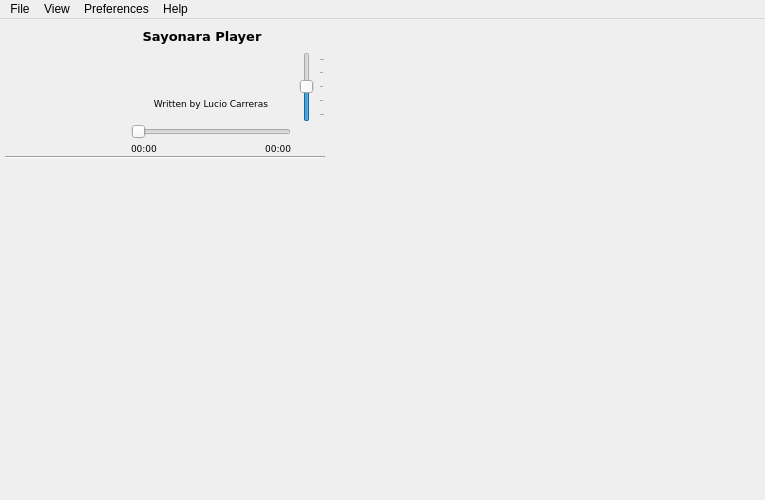
<?xml version="1.0" encoding="UTF-8"?>
<ui version="4.0">
 <class>SimplePlayer</class>
 <widget class="QMainWindow" name="SimplePlayer">
  <property name="geometry">
   <rect>
    <x>0</x>
    <y>0</y>
    <width>765</width>
    <height>500</height>
   </rect>
  </property>
  <property name="minimumSize">
   <size>
    <width>350</width>
    <height>350</height>
   </size>
  </property>
  <property name="maximumSize">
   <size>
    <width>2000</width>
    <height>2000</height>
   </size>
  </property>
  <property name="focusPolicy">
   <enum>Qt::StrongFocus</enum>
  </property>
  <property name="windowTitle">
   <string>MainWindow</string>
  </property>
  <property name="windowIcon">
   <iconset>
    <normaloff>../../.designer/backup/icons/play.png</normaloff>../../.designer/backup/icons/play.png</iconset>
  </property>
  <property name="toolButtonStyle">
   <enum>Qt::ToolButtonIconOnly</enum>
  </property>
  <property name="documentMode">
   <bool>false</bool>
  </property>
  <property name="unifiedTitleAndToolBarOnMac">
   <bool>true</bool>
  </property>
  <widget class="QWidget" name="centralwidget">
   <property name="minimumSize">
    <size>
     <width>100</width>
     <height>177</height>
    </size>
   </property>
   <layout class="QGridLayout" name="gridLayout">
    <property name="sizeConstraint">
     <enum>QLayout::SetDefaultConstraint</enum>
    </property>
    <property name="leftMargin">
     <number>5</number>
    </property>
    <property name="topMargin">
     <number>3</number>
    </property>
    <property name="rightMargin">
     <number>0</number>
    </property>
    <property name="bottomMargin">
     <number>12</number>
    </property>
    <property name="verticalSpacing">
     <number>0</number>
    </property>
    <item row="0" column="3">
     <widget class="QPushButton" name="btn_mute">
      <property name="maximumSize">
       <size>
        <width>28</width>
        <height>30</height>
       </size>
      </property>
      <property name="focusPolicy">
       <enum>Qt::NoFocus</enum>
      </property>
      <property name="text">
       <string/>
      </property>
      <property name="icon">
       <iconset>
        <normaloff>../../.designer/backup/icons/vol_mute.png</normaloff>../../.designer/backup/icons/vol_mute.png</iconset>
      </property>
      <property name="iconSize">
       <size>
        <width>24</width>
        <height>24</height>
       </size>
      </property>
      <property name="flat">
       <bool>true</bool>
      </property>
     </widget>
    </item>
    <item row="1" column="1" rowspan="2" colspan="2">
     <widget class="QLabel" name="rating">
      <property name="minimumSize">
       <size>
        <width>0</width>
        <height>20</height>
       </size>
      </property>
      <property name="maximumSize">
       <size>
        <width>16777215</width>
        <height>16</height>
       </size>
      </property>
      <property name="font">
       <font>
        <family>DejaVu Sans</family>
        <pointsize>8</pointsize>
        <weight>75</weight>
        <bold>true</bold>
        <kerning>false</kerning>
       </font>
      </property>
      <property name="autoFillBackground">
       <bool>false</bool>
      </property>
      <property name="styleSheet">
       <string notr="true"/>
      </property>
      <property name="text">
       <string/>
      </property>
      <property name="alignment">
       <set>Qt::AlignCenter</set>
      </property>
     </widget>
    </item>
    <item row="1" column="3" rowspan="6">
     <widget class="SearchSlider" name="volumeSlider">
      <property name="sizePolicy">
       <sizepolicy hsizetype="Fixed" vsizetype="Expanding">
        <horstretch>0</horstretch>
        <verstretch>0</verstretch>
       </sizepolicy>
      </property>
      <property name="maximumSize">
       <size>
        <width>28</width>
        <height>70</height>
       </size>
      </property>
      <property name="focusPolicy">
       <enum>Qt::NoFocus</enum>
      </property>
      <property name="value">
       <number>50</number>
      </property>
      <property name="tracking">
       <bool>true</bool>
      </property>
      <property name="orientation">
       <enum>Qt::Vertical</enum>
      </property>
      <property name="invertedAppearance">
       <bool>false</bool>
      </property>
      <property name="invertedControls">
       <bool>false</bool>
      </property>
      <property name="tickPosition">
       <enum>QSlider::TicksBelow</enum>
      </property>
      <property name="tickInterval">
       <number>25</number>
      </property>
     </widget>
    </item>
    <item row="7" column="3" rowspan="2">
     <widget class="QPushButton" name="btn_stop">
      <property name="minimumSize">
       <size>
        <width>28</width>
        <height>28</height>
       </size>
      </property>
      <property name="maximumSize">
       <size>
        <width>28</width>
        <height>28</height>
       </size>
      </property>
      <property name="focusPolicy">
       <enum>Qt::NoFocus</enum>
      </property>
      <property name="text">
       <string/>
      </property>
      <property name="icon">
       <iconset>
        <normaloff>../../.designer/backup/icons/stop.png</normaloff>
        <selectedoff>../../.designer/backup/icons/stop.png</selectedoff>../../.designer/backup/icons/stop.png</iconset>
      </property>
      <property name="iconSize">
       <size>
        <width>22</width>
        <height>22</height>
       </size>
      </property>
      <property name="flat">
       <bool>true</bool>
      </property>
     </widget>
    </item>
    <item row="5" column="1" colspan="2">
     <widget class="QLabel" name="album">
      <property name="sizePolicy">
       <sizepolicy hsizetype="Ignored" vsizetype="Preferred">
        <horstretch>0</horstretch>
        <verstretch>0</verstretch>
       </sizepolicy>
      </property>
      <property name="minimumSize">
       <size>
        <width>0</width>
        <height>20</height>
       </size>
      </property>
      <property name="maximumSize">
       <size>
        <width>16777215</width>
        <height>16</height>
       </size>
      </property>
      <property name="font">
       <font>
        <family>DejaVu Sans</family>
        <pointsize>7</pointsize>
       </font>
      </property>
      <property name="styleSheet">
       <string notr="true"/>
      </property>
      <property name="text">
       <string>Written by Lucio Carreras</string>
      </property>
      <property name="alignment">
       <set>Qt::AlignCenter</set>
      </property>
      <property name="wordWrap">
       <bool>true</bool>
      </property>
     </widget>
    </item>
    <item row="7" column="0" rowspan="2">
     <layout class="QHBoxLayout" name="horizontalLayout_2">
      <property name="spacing">
       <number>0</number>
      </property>
      <property name="sizeConstraint">
       <enum>QLayout::SetMaximumSize</enum>
      </property>
      <property name="bottomMargin">
       <number>0</number>
      </property>
      <item>
       <widget class="QPushButton" name="btn_bw">
        <property name="enabled">
         <bool>true</bool>
        </property>
        <property name="sizePolicy">
         <sizepolicy hsizetype="Fixed" vsizetype="Fixed">
          <horstretch>0</horstretch>
          <verstretch>0</verstretch>
         </sizepolicy>
        </property>
        <property name="minimumSize">
         <size>
          <width>28</width>
          <height>28</height>
         </size>
        </property>
        <property name="maximumSize">
         <size>
          <width>28</width>
          <height>28</height>
         </size>
        </property>
        <property name="focusPolicy">
         <enum>Qt::NoFocus</enum>
        </property>
        <property name="text">
         <string/>
        </property>
        <property name="icon">
         <iconset>
          <normaloff>../../.designer/backup/icons/bwd.png</normaloff>
          <selectedoff>../../.designer/backup/icons/bwd.png</selectedoff>../../.designer/backup/icons/bwd.png</iconset>
        </property>
        <property name="iconSize">
         <size>
          <width>20</width>
          <height>20</height>
         </size>
        </property>
        <property name="flat">
         <bool>true</bool>
        </property>
       </widget>
      </item>
      <item>
       <widget class="QPushButton" name="btn_play">
        <property name="sizePolicy">
         <sizepolicy hsizetype="Fixed" vsizetype="Fixed">
          <horstretch>0</horstretch>
          <verstretch>0</verstretch>
         </sizepolicy>
        </property>
        <property name="minimumSize">
         <size>
          <width>32</width>
          <height>34</height>
         </size>
        </property>
        <property name="maximumSize">
         <size>
          <width>32</width>
          <height>34</height>
         </size>
        </property>
        <property name="focusPolicy">
         <enum>Qt::NoFocus</enum>
        </property>
        <property name="text">
         <string/>
        </property>
        <property name="icon">
         <iconset>
          <normaloff>../../.designer/backup/icons/play.png</normaloff>
          <selectedoff>../../.designer/backup/icons/play.png</selectedoff>../../.designer/backup/icons/play.png</iconset>
        </property>
        <property name="iconSize">
         <size>
          <width>28</width>
          <height>28</height>
         </size>
        </property>
        <property name="shortcut">
         <string/>
        </property>
        <property name="autoDefault">
         <bool>false</bool>
        </property>
        <property name="default">
         <bool>false</bool>
        </property>
        <property name="flat">
         <bool>true</bool>
        </property>
       </widget>
      </item>
      <item>
       <widget class="QPushButton" name="btn_rec">
        <property name="minimumSize">
         <size>
          <width>32</width>
          <height>34</height>
         </size>
        </property>
        <property name="maximumSize">
         <size>
          <width>32</width>
          <height>34</height>
         </size>
        </property>
        <property name="focusPolicy">
         <enum>Qt::NoFocus</enum>
        </property>
        <property name="text">
         <string/>
        </property>
        <property name="iconSize">
         <size>
          <width>28</width>
          <height>28</height>
         </size>
        </property>
        <property name="checkable">
         <bool>true</bool>
        </property>
        <property name="checked">
         <bool>false</bool>
        </property>
        <property name="flat">
         <bool>true</bool>
        </property>
       </widget>
      </item>
      <item>
       <widget class="QPushButton" name="btn_fw">
        <property name="enabled">
         <bool>true</bool>
        </property>
        <property name="minimumSize">
         <size>
          <width>28</width>
          <height>28</height>
         </size>
        </property>
        <property name="maximumSize">
         <size>
          <width>28</width>
          <height>28</height>
         </size>
        </property>
        <property name="focusPolicy">
         <enum>Qt::NoFocus</enum>
        </property>
        <property name="text">
         <string/>
        </property>
        <property name="icon">
         <iconset>
          <normaloff>../../.designer/backup/icons/fwd.png</normaloff>
          <selectedoff>../../.designer/backup/icons/fwd.png</selectedoff>../../.designer/backup/icons/fwd.png</iconset>
        </property>
        <property name="iconSize">
         <size>
          <width>20</width>
          <height>20</height>
         </size>
        </property>
        <property name="flat">
         <bool>true</bool>
        </property>
       </widget>
      </item>
     </layout>
    </item>
    <item row="0" column="1" colspan="2">
     <layout class="QHBoxLayout" name="horizontalLayout_3">
      <item>
       <widget class="QLabel" name="title">
        <property name="sizePolicy">
         <sizepolicy hsizetype="Expanding" vsizetype="Preferred">
          <horstretch>0</horstretch>
          <verstretch>0</verstretch>
         </sizepolicy>
        </property>
        <property name="minimumSize">
         <size>
          <width>0</width>
          <height>30</height>
         </size>
        </property>
        <property name="maximumSize">
         <size>
          <width>16777215</width>
          <height>30</height>
         </size>
        </property>
        <property name="font">
         <font>
          <family>DejaVu Sans</family>
          <pointsize>10</pointsize>
          <weight>75</weight>
          <bold>true</bold>
         </font>
        </property>
        <property name="styleSheet">
         <string notr="true"/>
        </property>
        <property name="locale">
         <locale language="German" country="Germany"/>
        </property>
        <property name="inputMethodHints">
         <set>Qt::ImhNone</set>
        </property>
        <property name="text">
         <string>Sayonara Player</string>
        </property>
        <property name="textFormat">
         <enum>Qt::PlainText</enum>
        </property>
        <property name="scaledContents">
         <bool>true</bool>
        </property>
        <property name="alignment">
         <set>Qt::AlignCenter</set>
        </property>
        <property name="wordWrap">
         <bool>true</bool>
        </property>
        <property name="textInteractionFlags">
         <set>Qt::LinksAccessibleByMouse|Qt::TextSelectableByMouse</set>
        </property>
       </widget>
      </item>
      <item>
       <widget class="QPushButton" name="btn_correct">
        <property name="minimumSize">
         <size>
          <width>0</width>
          <height>0</height>
         </size>
        </property>
        <property name="maximumSize">
         <size>
          <width>18</width>
          <height>18</height>
         </size>
        </property>
        <property name="text">
         <string/>
        </property>
        <property name="iconSize">
         <size>
          <width>18</width>
          <height>18</height>
         </size>
        </property>
        <property name="flat">
         <bool>true</bool>
        </property>
       </widget>
      </item>
     </layout>
    </item>
    <item row="7" column="1" colspan="2">
     <widget class="SearchSlider" name="songProgress">
      <property name="sizePolicy">
       <sizepolicy hsizetype="Expanding" vsizetype="Fixed">
        <horstretch>0</horstretch>
        <verstretch>0</verstretch>
       </sizepolicy>
      </property>
      <property name="minimumSize">
       <size>
        <width>100</width>
        <height>20</height>
       </size>
      </property>
      <property name="maximumSize">
       <size>
        <width>16777215</width>
        <height>20</height>
       </size>
      </property>
      <property name="sizeIncrement">
       <size>
        <width>3</width>
        <height>0</height>
       </size>
      </property>
      <property name="font">
       <font>
        <strikeout>false</strikeout>
        <stylestrategy>PreferAntialias</stylestrategy>
       </font>
      </property>
      <property name="focusPolicy">
       <enum>Qt::NoFocus</enum>
      </property>
      <property name="orientation">
       <enum>Qt::Horizontal</enum>
      </property>
      <property name="invertedAppearance">
       <bool>false</bool>
      </property>
      <property name="invertedControls">
       <bool>false</bool>
      </property>
      <property name="tickPosition">
       <enum>QSlider::NoTicks</enum>
      </property>
      <property name="tickInterval">
       <number>20</number>
      </property>
     </widget>
    </item>
    <item row="3" column="1" rowspan="2" colspan="2">
     <widget class="QLabel" name="artist">
      <property name="sizePolicy">
       <sizepolicy hsizetype="Ignored" vsizetype="Preferred">
        <horstretch>0</horstretch>
        <verstretch>0</verstretch>
       </sizepolicy>
      </property>
      <property name="minimumSize">
       <size>
        <width>0</width>
        <height>20</height>
       </size>
      </property>
      <property name="maximumSize">
       <size>
        <width>16777215</width>
        <height>16</height>
       </size>
      </property>
      <property name="font">
       <font>
        <family>DejaVu Sans</family>
        <pointsize>7</pointsize>
       </font>
      </property>
      <property name="styleSheet">
       <string notr="true"/>
      </property>
      <property name="frameShape">
       <enum>QFrame::NoFrame</enum>
      </property>
      <property name="frameShadow">
       <enum>QFrame::Plain</enum>
      </property>
      <property name="text">
       <string/>
      </property>
      <property name="textFormat">
       <enum>Qt::AutoText</enum>
      </property>
      <property name="alignment">
       <set>Qt::AlignCenter</set>
      </property>
      <property name="wordWrap">
       <bool>true</bool>
      </property>
      <property name="openExternalLinks">
       <bool>false</bool>
      </property>
     </widget>
    </item>
    <item row="9" column="0" colspan="4">
     <widget class="Line" name="line">
      <property name="enabled">
       <bool>true</bool>
      </property>
      <property name="sizePolicy">
       <sizepolicy hsizetype="MinimumExpanding" vsizetype="Fixed">
        <horstretch>3</horstretch>
        <verstretch>0</verstretch>
       </sizepolicy>
      </property>
      <property name="minimumSize">
       <size>
        <width>320</width>
        <height>3</height>
       </size>
      </property>
      <property name="styleSheet">
       <string notr="true"/>
      </property>
      <property name="frameShadow">
       <enum>QFrame::Sunken</enum>
      </property>
      <property name="lineWidth">
       <number>1</number>
      </property>
      <property name="midLineWidth">
       <number>0</number>
      </property>
      <property name="orientation">
       <enum>Qt::Horizontal</enum>
      </property>
     </widget>
    </item>
    <item row="8" column="1" colspan="2">
     <layout class="QHBoxLayout" name="horizontalLayout">
      <property name="spacing">
       <number>2</number>
      </property>
      <item>
       <widget class="QLabel" name="curTime">
        <property name="sizePolicy">
         <sizepolicy hsizetype="Minimum" vsizetype="Preferred">
          <horstretch>0</horstretch>
          <verstretch>0</verstretch>
         </sizepolicy>
        </property>
        <property name="minimumSize">
         <size>
          <width>50</width>
          <height>0</height>
         </size>
        </property>
        <property name="maximumSize">
         <size>
          <width>50</width>
          <height>16</height>
         </size>
        </property>
        <property name="font">
         <font>
          <family>DejaVu Sans</family>
          <pointsize>7</pointsize>
         </font>
        </property>
        <property name="styleSheet">
         <string notr="true"/>
        </property>
        <property name="lineWidth">
         <number>0</number>
        </property>
        <property name="text">
         <string>00:00</string>
        </property>
       </widget>
      </item>
      <item>
       <spacer name="horizontalSpacer">
        <property name="orientation">
         <enum>Qt::Horizontal</enum>
        </property>
        <property name="sizeType">
         <enum>QSizePolicy::MinimumExpanding</enum>
        </property>
        <property name="sizeHint" stdset="0">
         <size>
          <width>40</width>
          <height>10</height>
         </size>
        </property>
       </spacer>
      </item>
      <item>
       <widget class="QLabel" name="maxTime">
        <property name="sizePolicy">
         <sizepolicy hsizetype="Minimum" vsizetype="Preferred">
          <horstretch>0</horstretch>
          <verstretch>0</verstretch>
         </sizepolicy>
        </property>
        <property name="minimumSize">
         <size>
          <width>50</width>
          <height>0</height>
         </size>
        </property>
        <property name="maximumSize">
         <size>
          <width>100</width>
          <height>16</height>
         </size>
        </property>
        <property name="font">
         <font>
          <family>DejaVu Sans</family>
          <pointsize>7</pointsize>
         </font>
        </property>
        <property name="lineWidth">
         <number>0</number>
        </property>
        <property name="text">
         <string>00:00</string>
        </property>
        <property name="alignment">
         <set>Qt::AlignRight|Qt::AlignTrailing|Qt::AlignVCenter</set>
        </property>
       </widget>
      </item>
     </layout>
    </item>
    <item row="0" column="0" rowspan="7">
     <widget class="QPushButton" name="albumCover">
      <property name="minimumSize">
       <size>
        <width>95</width>
        <height>95</height>
       </size>
      </property>
      <property name="maximumSize">
       <size>
        <width>95</width>
        <height>95</height>
       </size>
      </property>
      <property name="focusPolicy">
       <enum>Qt::NoFocus</enum>
      </property>
      <property name="text">
       <string/>
      </property>
      <property name="iconSize">
       <size>
        <width>95</width>
        <height>95</height>
       </size>
      </property>
      <property name="flat">
       <bool>true</bool>
      </property>
     </widget>
    </item>
    <item row="0" column="6" rowspan="13" colspan="4">
     <widget class="QWidget" name="library_widget" native="true">
      <property name="sizePolicy">
       <sizepolicy hsizetype="MinimumExpanding" vsizetype="Expanding">
        <horstretch>5</horstretch>
        <verstretch>0</verstretch>
       </sizepolicy>
      </property>
      <property name="minimumSize">
       <size>
        <width>430</width>
        <height>0</height>
       </size>
      </property>
      <property name="baseSize">
       <size>
        <width>0</width>
        <height>0</height>
       </size>
      </property>
      <property name="focusPolicy">
       <enum>Qt::StrongFocus</enum>
      </property>
      <property name="styleSheet">
       <string notr="true"/>
      </property>
     </widget>
    </item>
    <item row="11" column="0" colspan="4">
     <layout class="QVBoxLayout" name="verticalLayout_2">
      <property name="spacing">
       <number>0</number>
      </property>
      <item>
       <widget class="QWidget" name="plugin_widget" native="true">
        <property name="sizePolicy">
         <sizepolicy hsizetype="MinimumExpanding" vsizetype="Maximum">
          <horstretch>0</horstretch>
          <verstretch>0</verstretch>
         </sizepolicy>
        </property>
        <property name="minimumSize">
         <size>
          <width>0</width>
          <height>0</height>
         </size>
        </property>
        <property name="maximumSize">
         <size>
          <width>16777215</width>
          <height>1654887</height>
         </size>
        </property>
        <property name="styleSheet">
         <string notr="true"/>
        </property>
        <layout class="QGridLayout" name="gridLayout_2">
         <property name="topMargin">
          <number>0</number>
         </property>
         <property name="bottomMargin">
          <number>0</number>
         </property>
        </layout>
       </widget>
      </item>
     </layout>
    </item>
    <item row="12" column="0" colspan="4">
     <widget class="QWidget" name="playlist_widget" native="true">
      <property name="sizePolicy">
       <sizepolicy hsizetype="MinimumExpanding" vsizetype="MinimumExpanding">
        <horstretch>0</horstretch>
        <verstretch>0</verstretch>
       </sizepolicy>
      </property>
     </widget>
    </item>
   </layout>
  </widget>
  <widget class="QMenuBar" name="menubar">
   <property name="geometry">
    <rect>
     <x>0</x>
     <y>0</y>
     <width>765</width>
     <height>25</height>
    </rect>
   </property>
   <property name="defaultUp">
    <bool>false</bool>
   </property>
   <property name="nativeMenuBar">
    <bool>false</bool>
   </property>
   <widget class="QMenu" name="menuFle">
    <property name="title">
     <string>File</string>
    </property>
    <addaction name="action_OpenFile"/>
    <addaction name="action_OpenFolder"/>
    <addaction name="separator"/>
    <addaction name="action_ImportFolder"/>
    <addaction name="action_reloadLibrary"/>
    <addaction name="action_fetch_all_covers"/>
    <addaction name="separator"/>
    <addaction name="separator"/>
    <addaction name="action_Close"/>
   </widget>
   <widget class="QMenu" name="menuView">
    <property name="styleSheet">
     <string notr="true"/>
    </property>
    <property name="title">
     <string>View</string>
    </property>
    <addaction name="action_viewLibrary"/>
    <addaction name="action_smallPlaylistItems"/>
    <addaction name="action_showOnlyTracks"/>
    <addaction name="separator"/>
    <addaction name="action_Dark"/>
    <addaction name="action_Fullscreen"/>
   </widget>
   <widget class="QMenu" name="menuPreferences">
    <property name="title">
     <string>Preferences</string>
    </property>
    <addaction name="action_setLibPath"/>
    <addaction name="action_lastFM"/>
    <addaction name="action_streamrecorder"/>
    <addaction name="separator"/>
    <addaction name="action_notifications"/>
    <addaction name="action_startup"/>
    <addaction name="action_min2tray"/>
    <addaction name="action_only_one_instance"/>
    <addaction name="separator"/>
    <addaction name="action_SocketConnection"/>
   </widget>
   <widget class="QMenu" name="menuAbout">
    <property name="title">
     <string>Help</string>
    </property>
    <addaction name="action_about"/>
   </widget>
   <addaction name="menuFle"/>
   <addaction name="menuView"/>
   <addaction name="menuPreferences"/>
   <addaction name="menuAbout"/>
  </widget>
  <action name="action_OpenFile">
   <property name="text">
    <string>Open File</string>
   </property>
  </action>
  <action name="action_OpenFolder">
   <property name="text">
    <string>Open Folder</string>
   </property>
  </action>
  <action name="action_Close">
   <property name="text">
    <string>Close</string>
   </property>
  </action>
  <action name="action_ViewEqualizer">
   <property name="checkable">
    <bool>true</bool>
   </property>
   <property name="checked">
    <bool>false</bool>
   </property>
   <property name="text">
    <string>Equalizer</string>
   </property>
   <property name="shortcutContext">
    <enum>Qt::ApplicationShortcut</enum>
   </property>
  </action>
  <action name="action_Dark">
   <property name="checkable">
    <bool>true</bool>
   </property>
   <property name="text">
    <string>Dark</string>
   </property>
  </action>
  <action name="action_lastFM">
   <property name="icon">
    <iconset>
     <normaloff>../../Desktop/lastfm-icon.png</normaloff>../../Desktop/lastfm-icon.png</iconset>
   </property>
   <property name="text">
    <string>LastFM</string>
   </property>
  </action>
  <action name="action_reloadLibrary">
   <property name="text">
    <string>Reload Library</string>
   </property>
  </action>
  <action name="action_setLibPath">
   <property name="text">
    <string>Library Path</string>
   </property>
  </action>
  <action name="action_fetch_all_covers">
   <property name="text">
    <string>Fetch all covers</string>
   </property>
  </action>
  <action name="action_ViewLFMRadio">
   <property name="checkable">
    <bool>true</bool>
   </property>
   <property name="text">
    <string>Radio</string>
   </property>
   <property name="shortcut">
    <string extracomment="STRG + R"/>
   </property>
   <property name="shortcutContext">
    <enum>Qt::ApplicationShortcut</enum>
   </property>
   <property name="softKeyRole">
    <enum>QAction::PositiveSoftKey</enum>
   </property>
  </action>
  <action name="action_startup">
   <property name="checkable">
    <bool>false</bool>
   </property>
   <property name="text">
    <string>Start up</string>
   </property>
   <property name="toolTip">
    <string>Load playlist on startup</string>
   </property>
  </action>
  <action name="action_ImportFolder">
   <property name="text">
    <string>Import Folder</string>
   </property>
  </action>
  <action name="action_ViewPlaylistChooser">
   <property name="checkable">
    <bool>true</bool>
   </property>
   <property name="text">
    <string>Playlist Chooser</string>
   </property>
   <property name="shortcutContext">
    <enum>Qt::ApplicationShortcut</enum>
   </property>
  </action>
  <action name="action_about">
   <property name="text">
    <string>About</string>
   </property>
  </action>
  <action name="action_notification">
   <property name="checkable">
    <bool>true</bool>
   </property>
   <property name="enabled">
    <bool>true</bool>
   </property>
   <property name="text">
    <string>Notifications</string>
   </property>
  </action>
  <action name="action_OpenStream">
   <property name="text">
    <string>Open Stream</string>
   </property>
  </action>
  <action name="action_viewLibrary">
   <property name="checkable">
    <bool>true</bool>
   </property>
   <property name="checked">
    <bool>true</bool>
   </property>
   <property name="text">
    <string>Library</string>
   </property>
   <property name="shortcutContext">
    <enum>Qt::ApplicationShortcut</enum>
   </property>
  </action>
  <action name="action_min2tray">
   <property name="checkable">
    <bool>true</bool>
   </property>
   <property name="text">
    <string>Close to tray</string>
   </property>
  </action>
  <action name="action_only_one_instance">
   <property name="checkable">
    <bool>true</bool>
   </property>
   <property name="text">
    <string>Only one instance</string>
   </property>
  </action>
  <action name="action_Fullscreen">
   <property name="checkable">
    <bool>true</bool>
   </property>
   <property name="text">
    <string>Fullscreen </string>
   </property>
  </action>
  <action name="action_smallPlaylistItems">
   <property name="checkable">
    <bool>true</bool>
   </property>
   <property name="text">
    <string>Small Playlist Items</string>
   </property>
  </action>
  <action name="action_showOnlyTracks">
   <property name="checkable">
    <bool>true</bool>
   </property>
   <property name="text">
    <string>Only tracks in library</string>
   </property>
  </action>
  <action name="actionSound_Engine">
   <property name="text">
    <string>Sound Engine</string>
   </property>
  </action>
  <action name="action_engine_gst">
   <property name="text">
    <string>Gstreamer</string>
   </property>
  </action>
  <action name="action_engine_phonon">
   <property name="text">
    <string>Phonon</string>
   </property>
  </action>
  <action name="action_streamrecorder">
   <property name="checkable">
    <bool>false</bool>
   </property>
   <property name="text">
    <string>Stream recorder</string>
   </property>
  </action>
  <action name="action_streamripper_path">
   <property name="text">
    <string>Set Streamripper Path</string>
   </property>
  </action>
  <action name="action_ViewStream">
   <property name="checkable">
    <bool>true</bool>
   </property>
   <property name="text">
    <string>Stream</string>
   </property>
   <property name="shortcutContext">
    <enum>Qt::ApplicationShortcut</enum>
   </property>
  </action>
  <action name="action_SocketConnection">
   <property name="text">
    <string>Socket connection</string>
   </property>
  </action>
  <action name="action_notifications">
   <property name="text">
    <string>Notifications</string>
   </property>
  </action>
  <action name="action_ViewPodcasts">
   <property name="checkable">
    <bool>true</bool>
   </property>
   <property name="text">
    <string>Podcasts</string>
   </property>
  </action>
 </widget>
 <customwidgets>
  <customwidget>
   <class>SearchSlider</class>
   <extends>QSlider</extends>
   <header location="global">GUI/player/SearchSlider.h</header>
  </customwidget>
 </customwidgets>
 <resources/>
 <connections/>
</ui>
